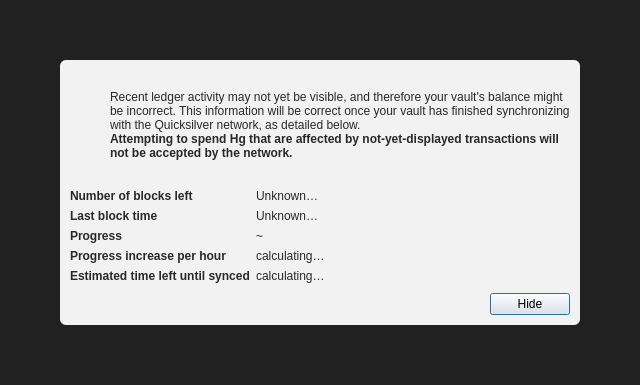
<?xml version="1.0" encoding="UTF-8"?>
<ui version="4.0">
 <class>ModalOverlay</class>
 <widget class="QWidget" name="ModalOverlay">
  <property name="geometry">
   <rect>
    <x>0</x>
    <y>0</y>
    <width>640</width>
    <height>385</height>
   </rect>
  </property>
  <property name="windowTitle">
   <string>Form</string>
  </property>
  <layout class="QVBoxLayout" name="verticalLayout" stretch="0">
   <property name="sizeConstraint">
    <enum>QLayout::SetDefaultConstraint</enum>
   </property>
   <property name="leftMargin">
    <number>0</number>
   </property>
   <property name="topMargin">
    <number>0</number>
   </property>
   <property name="rightMargin">
    <number>0</number>
   </property>
   <property name="bottomMargin">
    <number>0</number>
   </property>
   <item>
    <widget class="QWidget" name="bgWidget" native="true">
     <property name="styleSheet">
      <string notr="true">#bgWidget { background: rgba(0,0,0,220); }</string>
     </property>
     <layout class="QVBoxLayout" name="verticalLayoutMain" stretch="1">
      <property name="leftMargin">
       <number>60</number>
      </property>
      <property name="topMargin">
       <number>60</number>
      </property>
      <property name="rightMargin">
       <number>60</number>
      </property>
      <property name="bottomMargin">
       <number>60</number>
      </property>
      <item>
       <widget class="QWidget" name="contentWidget" native="true">
        <property name="styleSheet">
         <string notr="true">#contentWidget { background: rgba(255,255,255,240); border-radius: 6px; }

QLabel { color: rgb(40,40,40);  }</string>
        </property>
        <layout class="QVBoxLayout" name="verticalLayoutSub" stretch="1,0,0,0">
         <property name="spacing">
          <number>0</number>
         </property>
         <property name="leftMargin">
          <number>10</number>
         </property>
         <property name="topMargin">
          <number>10</number>
         </property>
         <property name="rightMargin">
          <number>10</number>
         </property>
         <property name="bottomMargin">
          <number>10</number>
         </property>
         <item>
          <layout class="QHBoxLayout" name="horizontalLayoutIconText" stretch="0,1">
           <property name="topMargin">
            <number>20</number>
           </property>
           <item>
            <layout class="QVBoxLayout" name="verticalLayoutIcon">
             <property name="leftMargin">
              <number>0</number>
             </property>
             <item>
              <widget class="QPushButton" name="warningIcon">
               <property name="enabled">
                <bool>false</bool>
               </property>
               <property name="text">
                <string/>
               </property>
               <property name="icon">
                <iconset>
                 <normaloff>:/icons/warning</normaloff>
                 <disabledoff>:/icons/warning</disabledoff>:/icons/warning</iconset>
               </property>
               <property name="iconSize">
                <size>
                 <width>48</width>
                 <height>48</height>
                </size>
               </property>
               <property name="flat">
                <bool>true</bool>
               </property>
              </widget>
             </item>
             <item>
              <spacer name="verticalSpacerWarningIcon">
               <property name="orientation">
                <enum>Qt::Vertical</enum>
               </property>
               <property name="sizeHint" stdset="0">
                <size>
                 <width>20</width>
                 <height>40</height>
                </size>
               </property>
              </spacer>
             </item>
            </layout>
           </item>
           <item>
            <layout class="QVBoxLayout" name="verticalLayoutInfoText">
             <property name="leftMargin">
              <number>0</number>
             </property>
             <property name="topMargin">
              <number>0</number>
             </property>
             <item>
              <widget class="QLabel" name="infoText">
               <property name="text">
                <string>Recent ledger activity may not yet be visible, and therefore your vault's balance might be incorrect. This information will be correct once your vault has finished synchronizing with the Quicksilver network, as detailed below.</string>
               </property>
               <property name="textFormat">
                <enum>Qt::RichText</enum>
               </property>
               <property name="wordWrap">
                <bool>true</bool>
               </property>
              </widget>
             </item>
             <item>
              <widget class="QLabel" name="infoTextStrong">
               <property name="font">
                <font>
                 <weight>75</weight>
                 <bold>true</bold>
                </font>
               </property>
               <property name="text">
                <string>Attempting to spend Hg that are affected by not-yet-displayed transactions will not be accepted by the network.</string>
               </property>
               <property name="textFormat">
                <enum>Qt::RichText</enum>
               </property>
               <property name="wordWrap">
                <bool>true</bool>
               </property>
              </widget>
             </item>
             <item>
              <spacer name="verticalSpacerInTextSpace">
               <property name="orientation">
                <enum>Qt::Vertical</enum>
               </property>
               <property name="sizeHint" stdset="0">
                <size>
                 <width>20</width>
                 <height>40</height>
                </size>
               </property>
              </spacer>
             </item>
            </layout>
           </item>
          </layout>
         </item>
         <item>
          <spacer name="verticalSpacerAfterText">
           <property name="orientation">
            <enum>Qt::Vertical</enum>
           </property>
           <property name="sizeHint" stdset="0">
            <size>
             <width>20</width>
             <height>40</height>
            </size>
           </property>
          </spacer>
         </item>
         <item>
          <layout class="QFormLayout" name="formLayout">
           <property name="fieldGrowthPolicy">
            <enum>QFormLayout::FieldsStayAtSizeHint</enum>
           </property>
           <property name="horizontalSpacing">
            <number>6</number>
           </property>
           <property name="verticalSpacing">
            <number>6</number>
           </property>
           <property name="topMargin">
            <number>10</number>
           </property>
           <item row="0" column="0">
            <widget class="QLabel" name="labelNumberOfBlocksLeft">
             <property name="font">
              <font>
               <weight>75</weight>
               <bold>true</bold>
              </font>
             </property>
             <property name="text">
              <string>Number of blocks left</string>
             </property>
            </widget>
           </item>
           <item row="0" column="1">
            <widget class="QLabel" name="numberOfBlocksLeft">
             <property name="text">
              <string>Unknown…</string>
             </property>
            </widget>
           </item>
           <item row="1" column="0">
            <widget class="QLabel" name="labelLastBlockTime">
             <property name="font">
              <font>
               <weight>75</weight>
               <bold>true</bold>
              </font>
             </property>
             <property name="text">
              <string>Last block time</string>
             </property>
            </widget>
           </item>
           <item row="1" column="1">
            <widget class="QLabel" name="newestBlockDate">
             <property name="sizePolicy">
              <sizepolicy hsizetype="Maximum" vsizetype="Preferred">
               <horstretch>0</horstretch>
               <verstretch>0</verstretch>
              </sizepolicy>
             </property>
             <property name="text">
              <string>Unknown…</string>
             </property>
            </widget>
           </item>
           <item row="2" column="0">
            <widget class="QLabel" name="labelSyncDone">
             <property name="font">
              <font>
               <weight>75</weight>
               <bold>true</bold>
              </font>
             </property>
             <property name="text">
              <string>Progress</string>
             </property>
            </widget>
           </item>
           <item row="2" column="1">
            <layout class="QHBoxLayout" name="horizontalLayoutSync" stretch="0,1">
             <item>
              <widget class="QLabel" name="percentageProgress">
               <property name="text">
                <string notr="true">~</string>
               </property>
              </widget>
             </item>
            </layout>
           </item>
           <item row="4" column="0">
            <widget class="QLabel" name="labelProgressIncrease">
             <property name="font">
              <font>
               <weight>75</weight>
               <bold>true</bold>
              </font>
             </property>
             <property name="text">
              <string>Progress increase per hour</string>
             </property>
            </widget>
           </item>
           <item row="4" column="1">
            <widget class="QLabel" name="progressIncreasePerH">
             <property name="text">
              <string>calculating…</string>
             </property>
            </widget>
           </item>
           <item row="5" column="0">
            <widget class="QLabel" name="labelEstimatedTimeLeft">
             <property name="font">
              <font>
               <weight>75</weight>
               <bold>true</bold>
              </font>
             </property>
             <property name="text">
              <string>Estimated time left until synced</string>
             </property>
            </widget>
           </item>
           <item row="5" column="1">
            <widget class="QLabel" name="expectedTimeLeft">
             <property name="text">
              <string>calculating…</string>
             </property>
            </widget>
           </item>
          </layout>
         </item>
         <item>
          <layout class="QHBoxLayout" name="horizontalLayoutButtons">
           <property name="leftMargin">
            <number>10</number>
           </property>
           <property name="topMargin">
            <number>10</number>
           </property>
           <item>
            <spacer name="horizontalSpacer">
             <property name="orientation">
              <enum>Qt::Horizontal</enum>
             </property>
             <property name="sizeHint" stdset="0">
              <size>
               <width>40</width>
               <height>20</height>
              </size>
             </property>
            </spacer>
           </item>
           <item>
            <widget class="QPushButton" name="closeButton">
             <property name="text">
              <string>Hide</string>
             </property>
             <property name="shortcut">
              <string>Esc</string>
             </property>
             <property name="focusPolicy">
              <enum>Qt::StrongFocus</enum>
             </property>
             <property name="default">
              <bool>true</bool>
             </property>
            </widget>
           </item>
          </layout>
         </item>
        </layout>
       </widget>
      </item>
     </layout>
    </widget>
   </item>
  </layout>
 </widget>
 <resources/>
 <connections/>
</ui>
